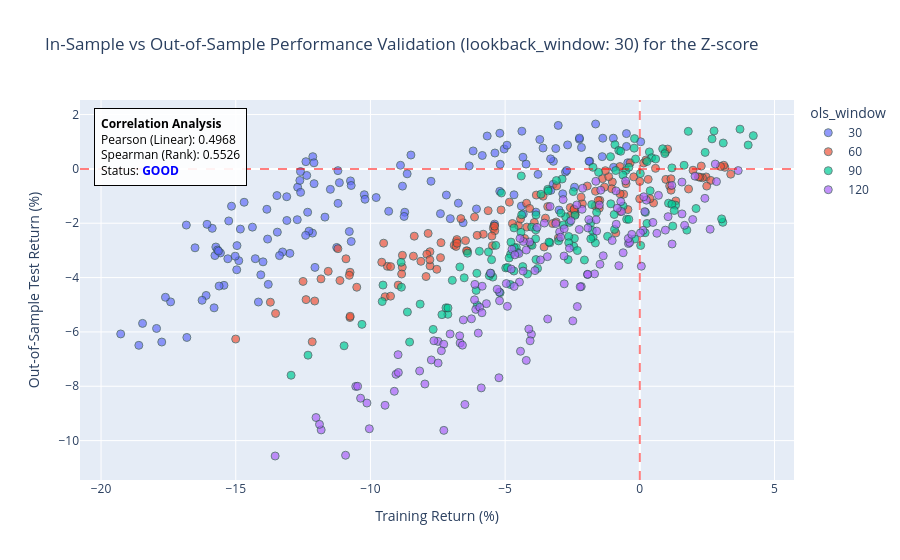

The notebook cell this image was saved under:
### Code cell
# ==============================================================================
# 1. HYPERPARAMETER GRID FOR Z-SCORE STRATEGY
# ==============================================================================
zs_grid = active_grids['zscore']
ols_windows_grid = zs_grid['ols_windows']
zscore_param_grid = {
    'entry_z': zs_grid['entry_z'],
    'exit_z': zs_grid['exit_z'],
    'stop_loss_z': zs_grid['stop_loss_z'],
    'lookback_window': zs_grid['lookback_window']
}

# ==============================================================================
# 2. INITIALIZE AND EXECUTE MODULAR BACKTEST
# ==============================================================================
zscore_backtest = PairsBacktest(
    ticker_x=ticker_x,
    ticker_y=ticker_y,
    start_date=str(start_date),
    end_date_train=str(end_date_train),
    start_date_test=str(start_date_test),
    end_date=str(end_date),
    strategy_cls=DynamicZScoreStrategy,
    strategy_param_grid=zscore_param_grid,
    ols_windows_to_test=ols_windows_grid,
    show_heatmaps=True,
    transaction_cost=t_cost,
    compounding=is_compounding,
    target_metric=metric_to_use,
    strategy_name=strategy_name_ZS,
    data_source=data_source,
    timeframe=timeframe,
    data_dir=data_dir,
    trading_mode=trading_mode,
    trade_only_stationary=trade_only_stationary,
    entry_start_time=entry_start_time,
    entry_end_time=entry_end_time,
    close_time=close_time
)

zscore_train_df, zscore_test_df = zscore_backtest.execute_pipeline()

if zscore_train_df is not None:
    print(f"\n EVALUATING IN-SAMPLE REGIMES - {ticker_x} x {ticker_y}")
    evaluate_stationarity_regimes(zscore_train_df, strategy_name_ZS, is_compounding)

if zscore_test_df is not None:
    print(f"\n EVALUATING OUT-OF-SAMPLE REGIMES - {ticker_x} x {ticker_y}")
    evaluate_stationarity_regimes(zscore_test_df, strategy_name_ZS, is_compounding)

### Figure 1 — Plotly figure (JSON) as saved in the notebook; plotly's stock layout.template omitted (floating-point values rounded to 4 significant figures; data arrays with more than 128 entries replaced by an {"elided": "..."} marker saying what was removed)
{"data": [{"customdata": {"elided": "135x5 mixed values"}, "hovertemplate": "ols_window=%{customdata[0]}<br>Training Return (%)=%{x}<br>Out-of-Sample Test Return (%)=%{y}<br>entry_z=%{customdata[1]}<br>exit_z=%{customdata[2]}<br>stop_loss_z=%{customdata[3]}<br>lookback_window=%{customdata[4]}<extra></extra>", "legendgroup": "30", "marker": {"color": "#636efa", "line": {"color": "DarkSlateGrey", "width": 1}, "opacity": 0.7, "size": 8, "symbol": "circle"}, "mode": "markers", "name": "30", "orientation": "v", "showlegend": true, "type": "scatter", "x": {"elided": "135 float values"}, "xaxis": "x", "y": {"elided": "135 float values"}, "yaxis": "y"}, {"customdata": {"elided": "135x5 mixed values"}, "hovertemplate": "ols_window=%{customdata[0]}<br>Training Return (%)=%{x}<br>Out-of-Sample Test Return (%)=%{y}<br>entry_z=%{customdata[1]}<br>exit_z=%{customdata[2]}<br>stop_loss_z=%{customdata[3]}<br>lookback_window=%{customdata[4]}<extra></extra>", "legendgroup": "60", "marker": {"color": "#EF553B", "line": {"color": "DarkSlateGrey", "width": 1}, "opacity": 0.7, "size": 8, "symbol": "circle"}, "mode": "markers", "name": "60", "orientation": "v", "showlegend": true, "type": "scatter", "x": {"elided": "135 float values"}, "xaxis": "x", "y": {"elided": "135 float values"}, "yaxis": "y"}, {"customdata": {"elided": "135x5 mixed values"}, "hovertemplate": "ols_window=%{customdata[0]}<br>Training Return (%)=%{x}<br>Out-of-Sample Test Return (%)=%{y}<br>entry_z=%{customdata[1]}<br>exit_z=%{customdata[2]}<br>stop_loss_z=%{customdata[3]}<br>lookback_window=%{customdata[4]}<extra></extra>", "legendgroup": "90", "marker": {"color": "#00cc96", "line": {"color": "DarkSlateGrey", "width": 1}, "opacity": 0.7, "size": 8, "symbol": "circle"}, "mode": "markers", "name": "90", "orientation": "v", "showlegend": true, "type": "scatter", "x": {"elided": "135 float values"}, "xaxis": "x", "y": {"elided": "135 float values"}, "yaxis": "y"}, {"customdata": {"elided": "135x5 mixed values"}, "hovertemplate": "ols_window=%{customdata[0]}<br>Training Return (%)=%{x}<br>Out-of-Sample Test Return (%)=%{y}<br>entry_z=%{customdata[1]}<br>exit_z=%{customdata[2]}<br>stop_loss_z=%{customdata[3]}<br>lookback_window=%{customdata[4]}<extra></extra>", "legendgroup": "120", "marker": {"color": "#ab63fa", "line": {"color": "DarkSlateGrey", "width": 1}, "opacity": 0.7, "size": 8, "symbol": "circle"}, "mode": "markers", "name": "120", "orientation": "v", "showlegend": true, "type": "scatter", "x": {"elided": "135 float values"}, "xaxis": "x", "y": {"elided": "135 float values"}, "yaxis": "y"}], "layout": {"annotations": [{"align": "left", "bgcolor": "rgba(255, 255, 255, 0.9)", "bordercolor": "black", "borderpad": 6, "borderwidth": 1, "font": {"color": "black", "size": 12}, "showarrow": false, "text": "<b>Correlation Analysis</b><br>Pearson (Linear): 0.4968<br>Spearman (Rank): 0.5526<br>Status: <span style='color:blue'><b>GOOD</b></span>", "x": 0.02, "xref": "paper", "y": 0.98, "yref": "paper"}], "legend": {"title": {"text": "ols_window"}, "tracegroupgap": 0}, "shapes": [{"line": {"color": "red", "dash": "dash"}, "opacity": 0.5, "type": "line", "x0": 0, "x1": 1, "xref": "x domain", "y0": 0, "y1": 0, "yref": "y"}, {"line": {"color": "red", "dash": "dash"}, "opacity": 0.5, "type": "line", "x0": 0, "x1": 0, "xref": "x", "y0": 0, "y1": 1, "yref": "y domain"}], "title": {"text": "In-Sample vs Out-of-Sample Performance Validation (lookback_window: 30) for the Z-score"}, "xaxis": {"anchor": "y", "domain": [0, 1], "title": {"text": "Training Return (%)"}}, "yaxis": {"anchor": "x", "domain": [0, 1], "title": {"text": "Out-of-Sample Test Return (%)"}}}}
